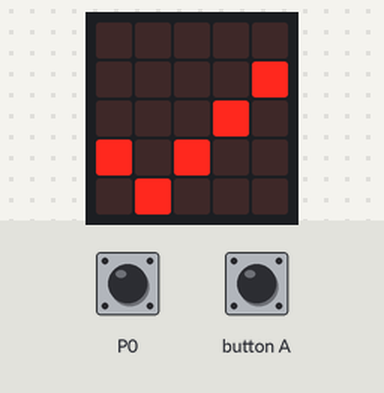
Bench run of a program on a simulated BBC micro:bit (MakeCode). On the bench: the board's 5×5 LED display. Inputs (shaded band) come from the test bench; at power-on: P0 LOW. A reset restarts the program; no radio messages arrive unless stated (any console line starting 'radio sent:' is added by the test bench); what the program prints to the serial console is not drawn.

Above: at 1.8 s.
1.9 s: button A pressed for 0.15 s
At 3.3 s:
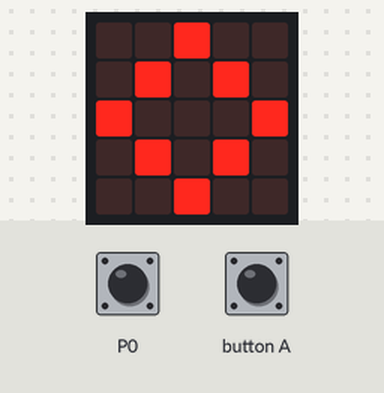
At 4.2 s:
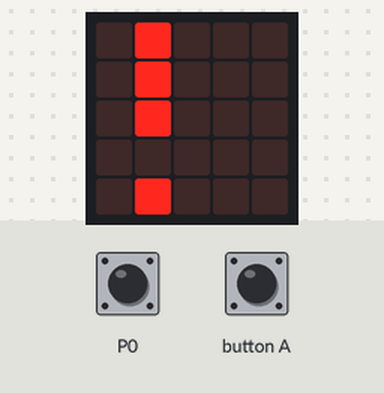
5.0 s: P0 pulled HIGH for 0.15 s
Timing chart, 0 to 8.0 s (numbered marks = the images above; inputs shaded):
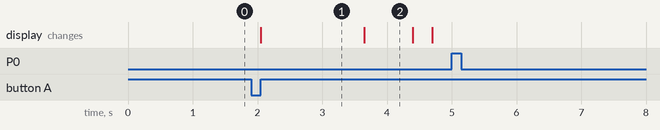

The program:

main.ts
```typescript
control.onEvent(EventBusSource.MICROBIT_ID_IO_P0, EventBusValue.MICROBIT_PIN_EVT_PULSE_HI, function () {
    Clic += 1
    Distance = Clic / 10 * 175.08
    radio.sendValue("d", Distance)
})
input.onButtonPressed(Button.A, function () {
    basic.showIcon(IconNames.Diamond)
    basic.pause(1000)
    basic.showString("!")
    control.reset()
    Clic = 0
    Distance = 0
})
let Distance = 0
let Clic = 0
radio.setGroup(1)
basic.showIcon(IconNames.Yes)
pins.setEvents(DigitalPin.P0, PinEventType.Pulse)
Clic = 0
Distance = 0
```

test.ts
```typescript
// les tests vont ici ; cela ne sera pas compilé si ce paquet est utilisé en tant qu'extension.
```

Measured:
- after the input at 1.9 s, the display: changes after 0.15 s (image 1)
- after the input at 5.0 s, every drawn part: stays the same
- what the display in image 1 shows lasts 1.6 s, from 2.1 s to 3.7 s
- what the display in image 2 shows lasts 0.7 s, from 3.7 s to 4.4 s
